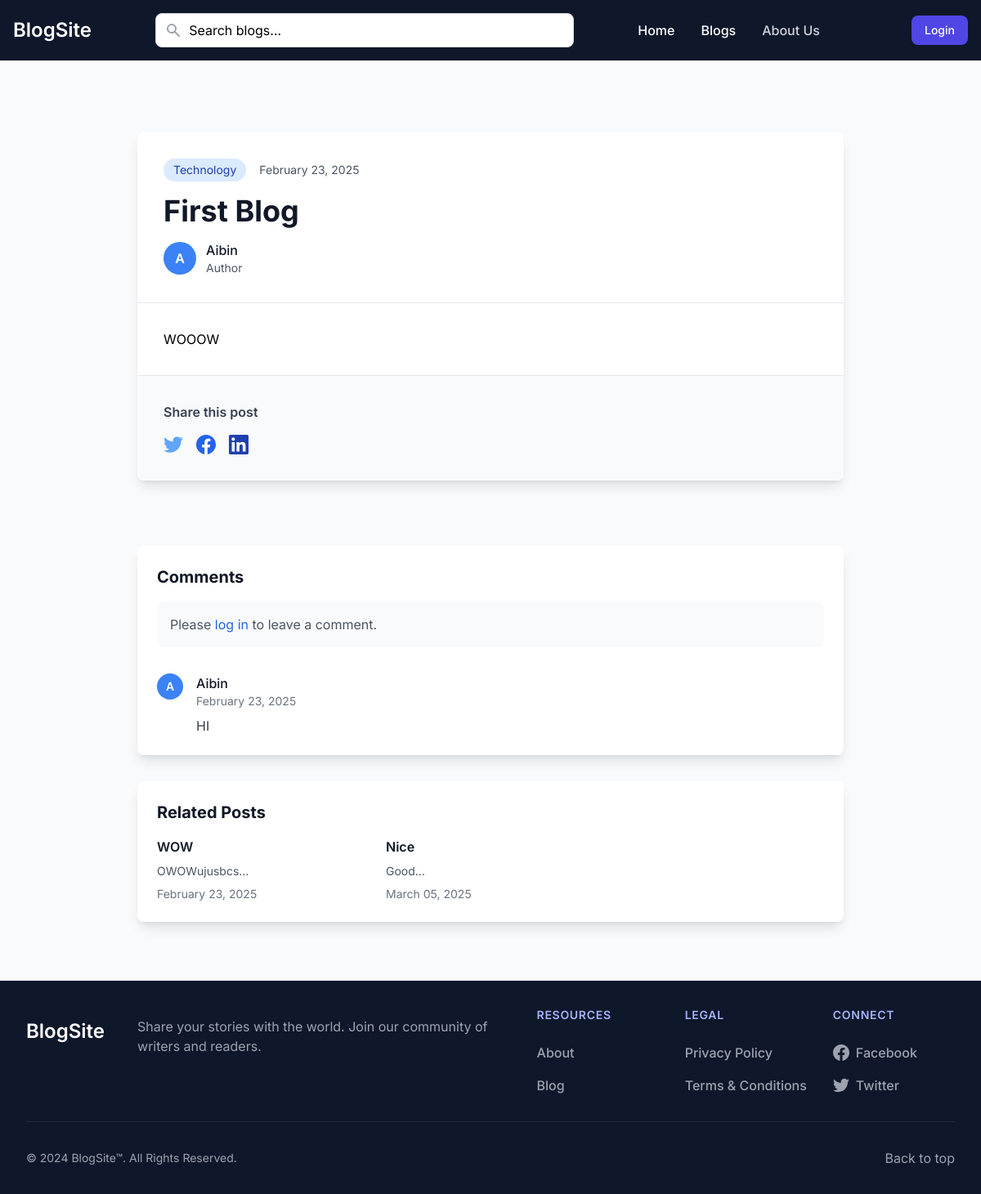
The page /blog/1 on the database its author committed.
### app.py (models this page shows, shortened)
class Category(db.Model):
    id = db.Column(db.Integer, primary_key=True)
    name = db.Column(db.String(50), unique=True, nullable=False)
    description = db.Column(db.Text)
    created_at = db.Column(db.DateTime, default=datetime.utcnow)
    updated_at = db.Column(db.DateTime, default=datetime.utcnow, onupdate=datetime.utcnow)
    blogs = db.relationship('Blog', backref='category', lazy=True)

class Blog(db.Model):
    id = db.Column(db.Integer, primary_key=True)
    title = db.Column(db.String(200), nullable=False)
    content = db.Column(db.Text, nullable=False)
    author_id = db.Column(db.Integer, db.ForeignKey('user.id'), nullable=False)
    category_id = db.Column(db.Integer, db.ForeignKey('category.id'), nullable=False)
    status = db.Column(db.String(20), default='draft')
    moderation_status = db.Column(db.String(20), default='pending')
    moderation_comment = db.Column(db.Text)
    moderated_by = db.Column(db.Integer, db.ForeignKey('user.id'))
    moderated_at = db.Column(db.DateTime)
    created_at = db.Column(db.DateTime, default=datetime.utcnow)
    updated_at = db.Column(db.DateTime, default=datetime.utcnow, onupdate=datetime.utcnow)
    comments = db.relationship('Comment', backref='blog', lazy=True)
    likes = db.relationship('Like', backref='blog', lazy=True)
    author = db.relationship('User', foreign_keys=[author_id], backref='blogs')
    moderator = db.relationship('User', foreign_keys=[moderated_by], backref='moderated_blogs')

class User(UserMixin, db.Model):
    id = db.Column(db.Integer, primary_key=True)
    name = db.Column(db.String(100), nullable=False)
    email = db.Column(db.String(120), unique=True, nullable=False)
    password = db.Column(db.String(200), nullable=False)
    is_admin = db.Column(db.Boolean, default=False)
    created_at = db.Column(db.DateTime, nullable=False, default=datetime.utcnow)
    updated_at = db.Column(db.DateTime, default=datetime.utcnow, onupdate=datetime.utcnow)

class Comment(db.Model):
    id = db.Column(db.Integer, primary_key=True)
    content = db.Column(db.Text, nullable=False)
    blog_id = db.Column(db.Integer, db.ForeignKey('blog.id'), nullable=False)
    user_id = db.Column(db.Integer, db.ForeignKey('user.id'), nullable=False)
    created_at = db.Column(db.DateTime, default=datetime.utcnow)
    updated_at = db.Column(db.DateTime, default=datetime.utcnow, onupdate=datetime.utcnow)
    user = db.relationship('User', backref='comments')

### app.py (the view, shortened to what this page needs)
@app.route('/blog/<int:blog_id>', methods=['GET', 'POST'])
def view_blog(blog_id):
    blog = Blog.query.get_or_404(blog_id)
    if (blog.status == 'rejected' or blog.moderation_status == 'rejected') and \
       (not current_user.is_authenticated or not current_user.is_admin):
        abort(404)
    has_liked = False
    if current_user.is_authenticated:
        has_liked = any(like.user_id == current_user.id for like in blog.likes)
    comments = Comment.query.filter_by(blog_id=blog.id)\
        .order_by(Comment.created_at.desc()).all()
    related_blogs = Blog.query.filter(
        Blog.category_id == blog.category_id,
        Blog.id != blog.id,
        Blog.status == 'published'
    ).limit(3).all()
    return render_template('view_blog.html',
                         blog=blog,
                         comments=comments,
                         related_blogs=related_blogs,
                         has_liked=has_liked,
                         user=current_user)

### app.py (called while the page is built)
@app.context_processor
def utility_processor():
    return {
        'POSTS_PER_PAGE': app.config['POSTS_PER_PAGE'],
        'min': min  # Make min() function available in templates
    }

### templates/view_blog.html (shortened to what this page needs)
{% extends "base.html" %}
{% block content %}
<div class="max-w-4xl mx-auto my-10 px-4">
    <div class="bg-white rounded-lg shadow-lg overflow-hidden mb-8">
        <div class="p-8">
            <div class="flex items-center space-x-4 mb-4">
                <span class="px-3 py-1 bg-blue-100 text-blue-800 rounded-full text-sm">
                    {{ blog.category.name }}
                </span>
                <span class="text-gray-600 text-sm">
                    {{ blog.created_at.strftime('%B %d, %Y') }}
                </span>
            </div>
            <h1 class="text-4xl font-bold text-gray-900 mb-4">{{ blog.title }}</h1>
            <div class="flex items-center space-x-4">
                <div class="flex items-center">
                    <div class="w-10 h-10 bg-blue-500 rounded-full flex items-center justify-center text-white font-semibold">
                        {{ blog.author.name[:1] }}
                    </div>
                    <div class="ml-3">
                        <p class="text-gray-900 font-medium">{{ blog.author.name }}</p>
                        <p class="text-gray-600 text-sm">Author</p>
                    </div>
                </div>
            </div>
        </div>
        <div class="prose max-w-none p-8 border-t">
            {{ blog.content|safe }}
        </div>
        <div class="p-8 border-t bg-gray-50">
            <h3 class="text-gray-700 font-semibold mb-4">Share this post</h3>
            <div class="flex space-x-4">
                <a href="https://twitter.com/intent/tweet?url={{ request.url }}&text={{ blog.title }}"
                   target="_blank"
                   class="text-blue-400 hover:text-blue-500">
                </a>
                <a href="https://www.facebook.com/sharer/sharer.php?u={{ request.url }}"
                   target="_blank"
                   class="text-blue-600 hover:text-blue-700">
                </a>
                <a href="https://www.linkedin.com/shareArticle?url={{ request.url }}&title={{ blog.title }}"
                   target="_blank"
                   class="text-blue-800 hover:text-blue-900">
                </a>
            </div>
        </div>
    </div>
    <br><br>
    <div class="bg-white rounded-lg shadow-lg overflow-hidden mb-8">
        <div class="p-6">
            <h3 class="text-xl font-bold text-gray-900 mb-4">Comments</h3>
            {% if current_user.is_authenticated %}
            <form method="POST" class="mb-8">
                <div class="mb-4">
                    <label for="comment" class="sr-only">Your comment</label>
                    <textarea id="comment" name="comment" rows="3"
                              class="block w-full rounded-lg border-gray-300 shadow-sm focus:border-blue-500 focus:ring-blue-500"
                              placeholder="Write a comment..."></textarea>
                </div>
                <div class="flex justify-end">
                    <button type="submit"
                            class="inline-flex items-center px-4 py-2 border border-transparent text-sm font-medium rounded-md shadow-sm text-white bg-blue-600 hover:bg-blue-700 focus:outline-none focus:ring-2 focus:ring-offset-2 focus:ring-blue-500">
                        Post Comment
                    </button>
                </div>
            </form>
            {% else %}
            <div class="bg-gray-50 rounded-lg p-4 mb-8">
                <p class="text-gray-600">
                    Please <a href="{{ url_for('login') }}" class="text-blue-600 hover:text-blue-800">log in</a> to leave a comment.
                </p>
            </div>
            {% endif %}
            <div class="space-y-6">
                {% for comment in comments %}
                <div class="flex space-x-4">
                    <div class="flex-shrink-0">
                        <div class="w-8 h-8 bg-blue-500 rounded-full flex items-center justify-center text-white text-sm font-semibold">
                            {{ comment.user.name[:1] }}
                        </div>
                    </div>
                    <div class="flex-grow">
                        <div class="flex items-center justify-between">
                            <div>
                                <p class="font-medium text-gray-900">{{ comment.user.name }}</p>
                                <p class="text-gray-500 text-sm">{{ comment.created_at.strftime('%B %d, %Y') }}</p>
                            </div>
                        </div>
                        <div class="mt-2 text-gray-700">
                            {{ comment.content }}
                        </div>
                    </div>
                </div>
                {% else %}
                <p class="text-gray-600 text-center py-4">No comments yet. Be the first to comment!</p>
                {% endfor %}
            </div>
        </div>
    </div>
    {% if related_blogs %}
    <div class="bg-white rounded-lg shadow-lg overflow-hidden">
        <div class="p-6">
            <h3 class="text-xl font-bold text-gray-900 mb-4">Related Posts</h3>
            <div class="grid grid-cols-1 md:grid-cols-3 gap-6">
                {% for related in related_blogs %}
                <div class="group">
                    <a href="{{ url_for('view_blog', blog_id=related.id) }}" class="block">
                        <h4 class="font-semibold text-gray-900 group-hover:text-blue-600 transition-colors">
                            {{ related.title }}
                        </h4>
                        <p class="mt-2 text-sm text-gray-600">
                            {{ related.content[:100]|striptags }}...
                        </p>
                        <p class="mt-2 text-sm text-gray-500">
                            {{ related.created_at.strftime('%B %d, %Y') }}
                        </p>
                    </a>
                </div>
                {% endfor %}
            </div>
        </div>
    </div>
    {% endif %}
</div>
{% endblock %}

### templates/base.html (style rules this page uses)
body { font-family: 'Inter', sans-serif; }
.prose p { @apply text-gray-600 leading-relaxed mb-4; }

### rows shown on the page
Category: category.name "Technology"
Blog: created_at "February 23, 2025", title "First Blog", content "WOOOW"
User: author "A", author.name "Aibin"
Comment: user "A", user.name "Aibin", created_at "February 23, 2025", content "HI"
Blog: title "WOW", content "OWOWujusbcs", created_at "February 23, 2025"
Blog: title "Nice", content "Good", created_at "March 05, 2025"
